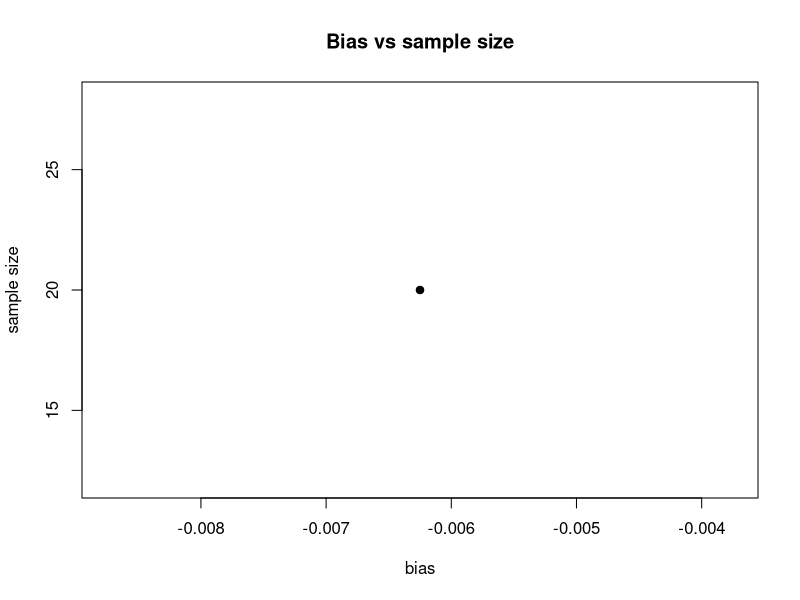
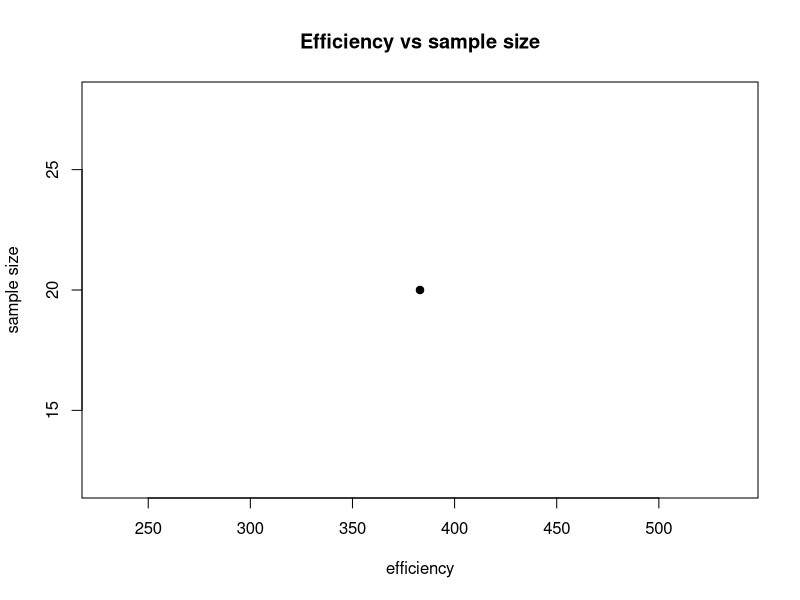
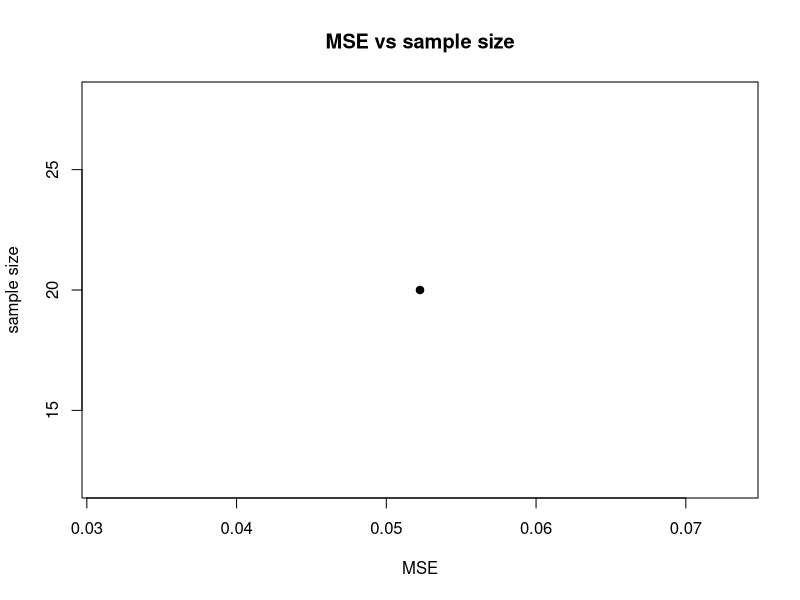
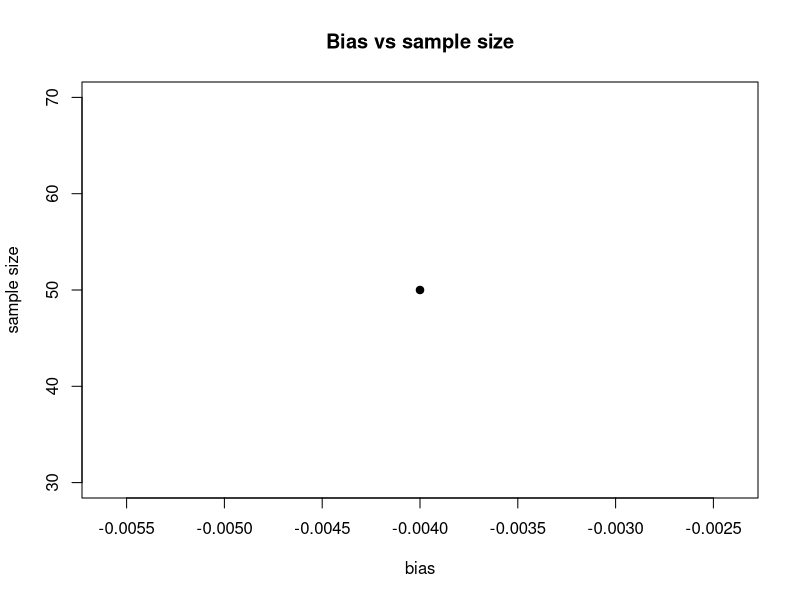
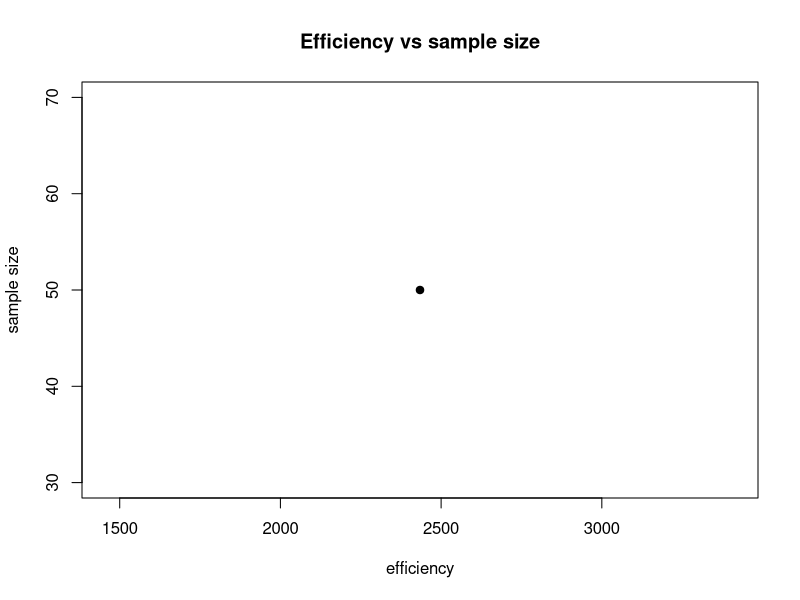
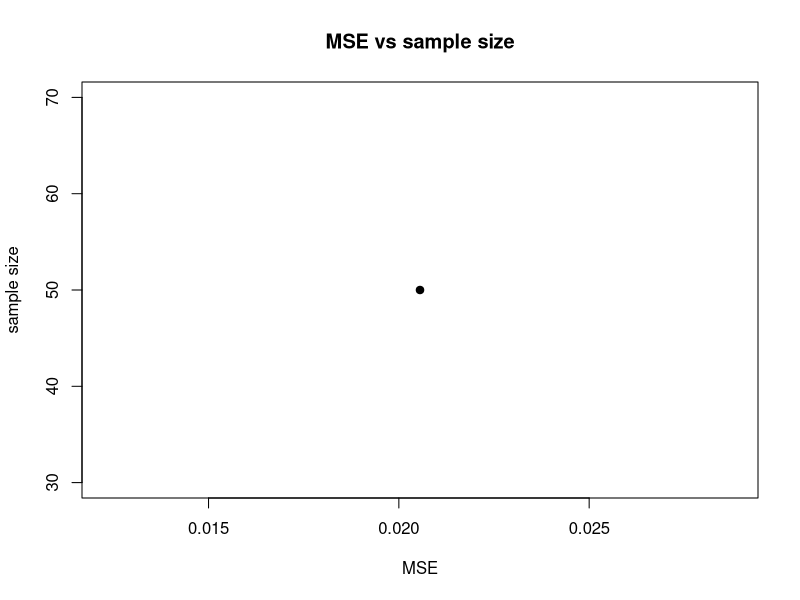
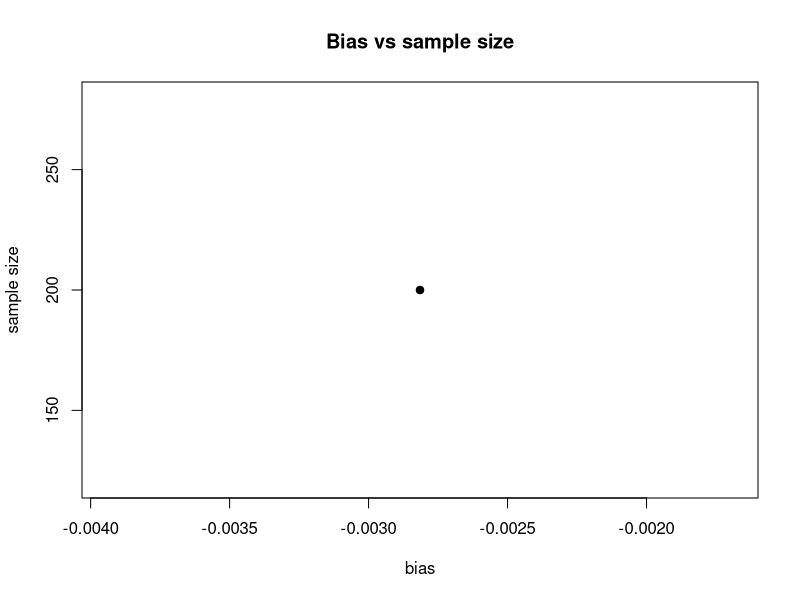
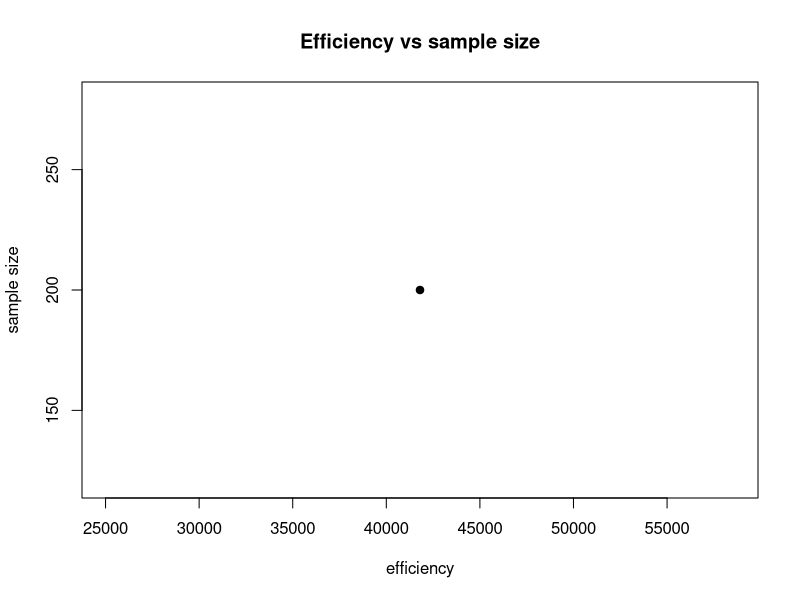

These figures' R source, in order: (Note: a time limit stopped this script after it produced the figures.)

#Q1 lines roughly 1-550
#Q2 lines roughly 550 - 793
#Q3 lines roughly 793 - 865
#Q4 lines roughly 865- 1023
#Q5 lines roughly 1023 - 



# Q1 (i)
#Creating function
meanpois <- function(n,lambda) { 
  
  sample_pois <- rpois(n,lambda)
  meanpois_sample <- mean(sample_pois)
  return(meanpois_sample)
}

#Q1(ii)
set.seed(16171659)
meanpois_10 <- meanpois(10,1)

#Q1(iii)
set.seed(16171659)
result = rep(NA,1000)

for(i in 1:1000) {
  result[i] = meanpois(10,1)
}

mean(result)
var(result)

# mean square error = var(thetha tilda) + [ bias(thetha tilda)]^2
# bias(thetha tilda) = E(thetha tilda) - thetha 
bias = mean(result) - 1
mse = var(result) + (bias)^2

#Q1 (iv)
# n = 20 

set.seed(16171659)
result = rep(NA,1000)

for(i in 1:1000) {
  result[i] = meanpois(20,1)
}

mean_20 = mean(result)
var_20 = var(result)

# mean square error = var(thetha tilda) + [ bias(thetha tilda)]^2
# bias(thetha tilda) = E(thetha tilda) - thetha 
bias_20 = mean_20 - 1
mse_20 = var_20 + (bias_20)^2

# graphing bias vs sample size
plot(bias_20,20, main="Bias vs sample size" , xlab="bias", ylab="sample size", pch=19)

#efficiency eff(lambda tilda) = crlb/ var(lambda tilda)
# crlb = n/lambda , n=20 , lambda = 1
eff_20 = 20 / var_20
# graphing efficiency vs sample size
plot(eff_20,20, main="Efficiency vs sample size" , xlab="efficiency", ylab="sample size", pch=19)

# graphing mean square error vs sample size
plot(mse_20,20, main="MSE vs sample size" , xlab="MSE", ylab="sample size", pch=19)




########## n = 50 

set.seed(16171659)
result = rep(NA,1000)

for(i in 1:1000) {
  result[i] = meanpois(50,1)
}

mean_50 = mean(result)
var_50 = var(result)

# mean square error = var(thetha tilda) + [ bias(thetha tilda)]^2
# bias(thetha tilda) = E(thetha tilda) - thetha 
bias_50 = mean_50 - 1
mse_50 = var_50 + (bias_50)^2

# graphing bias vs sample size
plot(bias_50,50, main="Bias vs sample size" , xlab="bias", ylab="sample size", pch=19)

#efficiency eff(lambda tilda) = crlb/ var(lambda tilda)
# crlb = n/lambda , n=50 , lambda = 1
eff_50 = 50 / var_50
# graphing efficiency vs sample size
plot(eff_50,50, main="Efficiency vs sample size" , xlab="efficiency", ylab="sample size", pch=19)

# graphing mean square error vs sample size
plot(mse_50,50, main="MSE vs sample size" , xlab="MSE", ylab="sample size", pch=19)


############# n = 200

set.seed(16171659)
result = rep(NA,1000)

for(i in 1:1000) {
  result[i] = meanpois(200,1)
}

mean_200 = mean(result)
var_200 = var(result)

# mean square error = var(thetha tilda) + [ bias(thetha tilda)]^2
# bias(thetha tilda) = E(thetha tilda) - thetha 
bias_200 = mean_200 - 1
mse_200 = var_200 + (bias_200)^2

# graphing bias vs sample size
plot(bias_200,200, main="Bias vs sample size" , xlab="bias", ylab="sample size", pch=19)

#efficiency eff(lambda tilda) = crlb/ var(lambda tilda)
# crlb = n/lambda , n=200 , lambda = 1
eff_200 = 200 / var_200
# graphing efficiency vs sample size
plot(eff_200,200, main="Efficiency vs sample size" , xlab="efficiency", ylab="sample size", pch=19)

# graphing mean square error vs sample size
plot(mse_200,200, main="MSE vs sample size" , xlab="MSE", ylab="sample size", pch=19)

################ n = 400

set.seed(16171659)
result = rep(NA,1000)

for(i in 1:1000) {
  result[i] = meanpois(400,1)
}

mean_400 = mean(result)
var_400 = var(result)

# mean square error = var(thetha tilda) + [ bias(thetha tilda)]^2
# bias(thetha tilda) = E(thetha tilda) - thetha 
bias_400 = mean_400 - 1
mse_400 = var_400 + (bias_400)^2

# graphing bias vs sample size
plot(bias_400,400, main="Bias vs sample size" , xlab="bias", ylab="sample size", pch=19)

#efficiency eff(lambda tilda) = crlb/ var(lambda tilda)
# crlb = n/lambda , n=400 , lambda = 1
eff_400 = 400 / var_400
# graphing efficiency vs sample size
plot(eff_400,400, main="Efficiency vs sample size" , xlab="efficiency", ylab="sample size", pch=19)

# graphing mean square error vs sample size
plot(mse_400,400, main="MSE vs sample size" , xlab="MSE", ylab="sample size", pch=19)

################# n = 1000

set.seed(16171659)
result = rep(NA,1000)

for(i in 1:1000) {
  result[i] = meanpois(1000,1)
}

mean_1000 = mean(result)
var_1000 = var(result)

# mean square error = var(thetha tilda) + [ bias(thetha tilda)]^2
# bias(thetha tilda) = E(thetha tilda) - thetha 
bias_1000 = mean_1000 - 1
mse_1000 = var_1000 + (bias_1000)^2

# graphing bias vs sample size
plot(bias_1000,1000, main="Bias vs sample size" , xlab="bias", ylab="sample size", pch=19)

#efficiency eff(lambda tilda) = crlb/ var(lambda tilda)
# crlb = n/lambda , n=1000 , lambda = 1
eff_1000 = 1000 / var_1000
# graphing efficiency vs sample size
plot(eff_1000,1000, main="Efficiency vs sample size" , xlab="efficiency", ylab="sample size", pch=19)

# graphing mean square error vs sample size
plot(mse_1000,1000, main="MSE vs sample size" , xlab="MSE", ylab="sample size", pch=19)

#Q1(iv)
#n =20 , lambda = .5

set.seed(16171659)
result = rep(NA,1000)

for(i in 1:1000) {
  result[i] = meanpois(20,.5)
}

mean_20_.5 = mean(result)
var_20_.5 = var(result)

# mean square error = var(thetha tilda) + [ bias(thetha tilda)]^2
# bias(thetha tilda) = E(thetha tilda) - thetha 
bias_20_.5 = mean_20_.5 - .5
mse_20_.5 = var_20_.5 + (bias_20_.5)^2

# graphing bias vs sample size
plot(bias_20_.5,20, main="Bias vs sample size" , xlab="bias", ylab="sample size", pch=19)

#efficiency eff(lambda tilda) = crlb/ var(lambda tilda)
# crlb = n/lambda , n=20 , lambda = .5
eff_20_.5 = 40 / var_20_.5
# graphing efficiency vs sample size
plot(eff_20_.5,20, main="Efficiency vs sample size" , xlab="efficiency", ylab="sample size", pch=19)

# graphing mean square error vs sample size
plot(mse_20_.5,20, main="MSE vs sample size" , xlab="MSE", ylab="sample size", pch=19)

######################### n = 50 

set.seed(16171659)
result = rep(NA,1000)

for(i in 1:1000) {
  result[i] = meanpois(50,.5)
}

mean_50_.5 = mean(result)
var_50_.5 = var(result)

# mean square error = var(thetha tilda) + [ bias(thetha tilda)]^2
# bias(thetha tilda) = E(thetha tilda) - thetha 
bias_50_.5 = mean_50_.5 - .5
mse_50_.5 = var_50_.5 + (bias_50_.5)^2

# graphing bias vs sample size
plot(bias_50_.5,50, main="Bias vs sample size" , xlab="bias", ylab="sample size", pch=19)

#efficiency eff(lambda tilda) = crlb/ var(lambda tilda)
# crlb = n/lambda , n=50 , lambda = .5
eff_50_.5 = 100 / var_50_.5
# graphing efficiency vs sample size
plot(eff_50_.5,50, main="Efficiency vs sample size" , xlab="efficiency", ylab="sample size", pch=19)

# graphing mean square error vs sample size
plot(mse_50_.5,50, main="MSE vs sample size" , xlab="MSE", ylab="sample size", pch=19)

##################### n = 200


set.seed(16171659)
result = rep(NA,1000)

for(i in 1:1000) {
  result[i] = meanpois(200,.5)
}

mean_200_.5 = mean(result)
var_200_.5 = var(result)

# mean square error = var(thetha tilda) + [ bias(thetha tilda)]^2
# bias(thetha tilda) = E(thetha tilda) - thetha 
bias_200_.5 = mean_200_.5 - .5
mse_200_.5 = var_200_.5 + (bias_200_.5)^2

# graphing bias vs sample size
plot(bias_200_.5,200, main="Bias vs sample size" , xlab="bias", ylab="sample size", pch=19)

#efficiency eff(lambda tilda) = crlb/ var(lambda tilda)
# crlb = n/lambda , n=200 , lambda = .5
eff_200_.5 = 400 / var_200_.5
# graphing efficiency vs sample size
plot(eff_200_.5,200, main="Efficiency vs sample size" , xlab="efficiency", ylab="sample size", pch=19)

# graphing mean square error vs sample size
plot(mse_200_.5,200, main="MSE vs sample size" , xlab="MSE", ylab="sample size", pch=19)

################ n = 400

set.seed(16171659)
result = rep(NA,1000)

for(i in 1:1000) {
  result[i] = meanpois(400,.5)
}

mean_400_.5 = mean(result)
var_400_.5 = var(result)

# mean square error = var(thetha tilda) + [ bias(thetha tilda)]^2
# bias(thetha tilda) = E(thetha tilda) - thetha 
bias_400_.5 = mean_400_.5 - .5
mse_400_.5 = var_400_.5 + (bias_400_.5)^2

# graphing bias vs sample size
plot(bias_400_.5,400, main="Bias vs sample size" , xlab="bias", ylab="sample size", pch=19)

#efficiency eff(lambda tilda) = crlb/ var(lambda tilda)
# crlb = n/lambda , n=400 , lambda = .5
eff_400_.5 = 800 / var_400_.5
# graphing efficiency vs sample size
plot(eff_400_.5,400, main="Efficiency vs sample size" , xlab="efficiency", ylab="sample size", pch=19)

# graphing mean square error vs sample size
plot(mse_400_.5,400, main="MSE vs sample size" , xlab="MSE", ylab="sample size", pch=19)

################# n = 1000

set.seed(16171659)
result = rep(NA,1000)

for(i in 1:1000) {
  result[i] = meanpois(1000,.5)
}

mean_1000_.5 = mean(result)
var_1000_.5 = var(result)

# mean square error = var(thetha tilda) + [ bias(thetha tilda)]^2
# bias(thetha tilda) = E(thetha tilda) - thetha 
bias_1000_.5 = mean_1000_.5 - .5
mse_1000_.5 = var_1000_.5 + (bias_1000_.5)^2

# graphing bias vs sample size
plot(bias_1000_.5,1000, main="Bias vs sample size" , xlab="bias", ylab="sample size", pch=19)

#efficiency eff(lambda tilda) = crlb/ var(lambda tilda)
# crlb = n/lambda , n=1000 , lambda = .5
eff_1000_.5 = 2000 / var_1000_.5
# graphing efficiency vs sample size
plot(eff_1000_.5,1000, main="Efficiency vs sample size" , xlab="efficiency", ylab="sample size", pch=19)

# graphing mean square error vs sample size
plot(mse_1000_.5,1000, main="MSE vs sample size" , xlab="MSE", ylab="sample size", pch=19)


#####################################
#n =20 , lambda = 4

set.seed(16171659)
result = rep(NA,1000)

for(i in 1:1000) {
  result[i] = meanpois(20,4)
}

mean_20_4 = mean(result)
var_20_4 = var(result)

# mean square error = var(thetha tilda) + [ bias(thetha tilda)]^2
# bias(thetha tilda) = E(thetha tilda) - thetha 
bias_20_4 = mean_20_4 - 4
mse_20_4 = var_20_4 + (bias_20_4)^2

# graphing bias vs sample size
plot(bias_20_4,20, main="Bias vs sample size" , xlab="bias", ylab="sample size", pch=19)

#efficiency eff(lambda tilda) = crlb/ var(lambda tilda)
# crlb = n/lambda , n=20 , lambda = 4
eff_20_4 = 5 / var_20_4
# graphing efficiency vs sample size
plot(eff_20_4,20, main="Efficiency vs sample size" , xlab="efficiency", ylab="sample size", pch=19)

# graphing mean square error vs sample size
plot(mse_20_4,20, main="MSE vs sample size" , xlab="MSE", ylab="sample size", pch=19)

############################## n = 50


set.seed(16171659)
result = rep(NA,1000)

for(i in 1:1000) {
  result[i] = meanpois(50,4)
}

mean_50_4 = mean(result)
var_50_4 = var(result)

# mean square error = var(thetha tilda) + [ bias(thetha tilda)]^2
# bias(thetha tilda) = E(thetha tilda) - thetha 
bias_50_4 = mean_50_4 - 4
mse_50_4 = var_50_4 + (bias_50_4)^2

# graphing bias vs sample size
plot(bias_50_4,50, main="Bias vs sample size" , xlab="bias", ylab="sample size", pch=19)

#efficiency eff(lambda tilda) = crlb/ var(lambda tilda)
# crlb = n/lambda , n=50 , lambda = 4
eff_50_4 = 50/4  / var_50_4
# graphing efficiency vs sample size
plot(eff_50_4,50, main="Efficiency vs sample size" , xlab="efficiency", ylab="sample size", pch=19)

# graphing mean square error vs sample size
plot(mse_50_4,50, main="MSE vs sample size" , xlab="MSE", ylab="sample size", pch=19)


############################## n = 200

set.seed(16171659)
result = rep(NA,1000)

for(i in 1:1000) {
  result[i] = meanpois(200,4)
}

mean_200_4 = mean(result)
var_200_4 = var(result)

# mean square error = var(thetha tilda) + [ bias(thetha tilda)]^2
# bias(thetha tilda) = E(thetha tilda) - thetha 
bias_200_4 = mean_200_4 - 4
mse_200_4 = var_200_4 + (bias_200_4)^2

# graphing bias vs sample size
plot(bias_200_4,200, main="Bias vs sample size" , xlab="bias", ylab="sample size", pch=19)

#efficiency eff(lambda tilda) = crlb/ var(lambda tilda)
# crlb = n/lambda , n=200 , lambda = 4
eff_200_4 = 50  / var_200_4
# graphing efficiency vs sample size
plot(eff_200_4,200, main="Efficiency vs sample size" , xlab="efficiency", ylab="sample size", pch=19)

# graphing mean square error vs sample size
plot(mse_200_4,200, main="MSE vs sample size" , xlab="MSE", ylab="sample size", pch=19)

######################## n = 400

set.seed(16171659)
result = rep(NA,1000)

for(i in 1:1000) {
  result[i] = meanpois(400,4)
}

mean_400_4 = mean(result)
var_400_4 = var(result)

# mean square error = var(thetha tilda) + [ bias(thetha tilda)]^2
# bias(thetha tilda) = E(thetha tilda) - thetha 
bias_400_4 = mean_400_4 - 4
mse_400_4 = var_400_4 + (bias_400_4)^2

# graphing bias vs sample size
plot(bias_400_4,400, main="Bias vs sample size" , xlab="bias", ylab="sample size", pch=19)

#efficiency eff(lambda tilda) = crlb/ var(lambda tilda)
# crlb = n/lambda , n=400 , lambda = 4
eff_400_4 = 100  / var_400_4
# graphing efficiency vs sample size
plot(eff_400_4,400, main="Efficiency vs sample size" , xlab="efficiency", ylab="sample size", pch=19)

# graphing mean square error vs sample size
plot(mse_400_4,400, main="MSE vs sample size" , xlab="MSE", ylab="sample size", pch=19)

################# n = 1000


set.seed(16171659)
result = rep(NA,1000)

for(i in 1:1000) {
  result[i] = meanpois(1000,4)
}

mean_1000_4 = mean(result)
var_1000_4 = var(result)

# mean square error = var(thetha tilda) + [ bias(thetha tilda)]^2
# bias(thetha tilda) = E(thetha tilda) - thetha 
bias_1000_4 = mean_1000_4 - 4
mse_1000_4 = var_1000_4 + (bias_1000_4)^2

# graphing bias vs sample size
plot(bias_1000_4,1000, main="Bias vs sample size" , xlab="bias", ylab="sample size", pch=19)

#efficiency eff(lambda tilda) = crlb/ var(lambda tilda)
# crlb = n/lambda , n=1000 , lambda = 4
eff_1000_4 = 250  / var_1000_4
# graphing efficiency vs sample size
plot(eff_1000_4,1000, main="Efficiency vs sample size" , xlab="efficiency", ylab="sample size", pch=19)

# graphing mean square error vs sample size
plot(mse_1000_4,1000, main="MSE vs sample size" , xlab="MSE", ylab="sample size", pch=19)



############### plotting all bias vs sample size togther
# plotting them all together for lambda = 1 
biasPlot <- c(bias_20,bias_50,bias_200,bias_400,bias_1000)
samplesize_plot <- c(20,50,200,400,1000)
plot(samplesize_plot, biasPlot, main ="Bias vs Sample size" , xlab = "sample size", ylab="bias",pch=19)

# plotting them all together for lambda = .5, outlier is explained by the n=50 cause where mean was = .5
bias_.5_Plot <- c(bias_20_.5,bias_50_.5,bias_200_.5,bias_400_.5,bias_1000_.5)
samplesize_plot <- c(20,50,200,400,1000)
plot(samplesize_plot,bias_.5_Plot, main ="Bias lambda=.5 vs Sample size" , xlab = "sample size", ylab="bias",pch=19)


# plotting them all together for lambda = 4
bias_4_Plot <- c(bias_20_4,bias_50_4,bias_200_4,bias_400_4,bias_1000_4)
samplesize_plot <- c(20,50,200,400,1000)
plot(samplesize_plot,bias_4_Plot, main ="Bias lambda=4 vs Sample size" , xlab = "sample size", ylab="bias",pch=19)

################# plotting all efficiency vs sample size together
# plotting them all together for lambda = 1 
effPlot <- c(eff_20,eff_50,eff_200,eff_400,eff_1000)
samplesize_plot <- c(20,50,200,400,1000)
plot(samplesize_plot, effPlot, main ="Effeciency vs Sample size" , xlab = "sample size", ylab="Effeciency",pch=19)

# plotting them all together for lambda = .5 
eff_.5_Plot <- c(eff_20_.5,eff_50_.5,eff_200_.5,eff_400_.5,eff_1000_.5)
samplesize_plot <- c(20,50,200,400,1000)
plot(samplesize_plot, eff_.5_Plot, main ="Effeciency lambda=.5 vs Sample size" , xlab = "sample size", ylab="Effeciency",pch=19)

# plotting them all together for lambda = 4 
eff_4_Plot <- c(eff_20_4,eff_50_4,eff_200_4,eff_400_4,eff_1000_4)
samplesize_plot <- c(20,50,200,400,1000)
plot(samplesize_plot, eff_4_Plot, main ="Effeciency lambda=4 vs Sample size" , xlab = "sample size", ylab="Effeciency",pch=19)


################################ plotting mse vs sample size 
# plotting them all together for lambda = 1 
msePlot <- c(mse_20,mse_50,mse_200,mse_400,mse_1000)
samplesize_plot <- c(20,50,200,400,1000)
plot(samplesize_plot, msePlot, main ="Mean square error vs Sample size" , xlab = "sample size", ylab="MSE",pch=19)


# plotting them all together for lambda = .5 
mse_.5_Plot <- c(mse_20_.5,mse_50_.5,mse_200_.5,mse_400_.5,mse_1000_.5)
samplesize_plot <- c(20,50,200,400,1000)
plot(samplesize_plot, mse_.5_Plot, main ="Mean square error lambda=.5 vs Sample size" , xlab = "sample size", ylab="MSE",pch=19)


# plotting them all together for lambda = .5 
mse_4_Plot <- c(mse_20_4,mse_50_4,mse_200_4,mse_400_4,mse_1000_4)
samplesize_plot <- c(20,50,200,400,1000)
plot(samplesize_plot, mse_4_Plot, main ="Mean square error lambda=4 vs Sample size" , xlab = "sample size", ylab="MSE",pch=19)












#Q2 
#Creating function
meannormal <- function(n,mean,sd) { 
  
  sample_normal <- rnorm(n,mean,sd)
  meannormal_sample <- mean(sample_normal)
  return(meannormal_sample)
}

set.seed(16171659)
result = rep(NA,1000)

for(i in 1:1000) {
  result[i] = meannormal(5,1,1)
}

mean(result)

#histogram of the 1000 mean results 
hist(result) 

#qq plot
qqnorm(result)
# red line is expected values if data is normally distributed
qqline(result, col='red')

########################## n = 20

set.seed(16171659)
result = rep(NA,1000)

for(i in 1:1000) {
  result[i] = meannormal(20,1,1)
}

mean(result)

#histogram of the 1000 mean results 
hist(result) # this looks normally distributed

#qq plot
qqnorm(result)
# red line is expected values if data is normally distributed
qqline(result, col='red')

######################## n = 50

set.seed(16171659)
result = rep(NA,1000)

for(i in 1:1000) {
  result[i] = meannormal(50,1,1)
}

mean(result)

#histogram of the 1000 mean results 
hist(result) # this looks normally distributed

#qq plot
qqnorm(result)
# red line is expected values if data is normally distributed
qqline(result, col='red')


# Q2 (ii)

#Creating function
meanexp <- function(n,lambda) { 
  
  sample_exp <- rexp(n,lambda)
  meanexp_sample <- mean(sample_exp)
  return(meanexp_sample)
}

set.seed(16171659)
result = rep(NA,1000)

for(i in 1:1000) {
  result[i] = meanexp(5,1)
}
mean(result)

#histogram of the 1000 mean results 
hist(result)

#qq plot
qqnorm(result)
# red line is expected values if data is normally distributed
qqline(result, col='red')

########################## n = 20

set.seed(16171659)
result = rep(NA,1000)

for(i in 1:1000) {
  result[i] = meanexp(20,1)
}
mean(result)

#histogram of the 1000 mean results 
hist(result)

#qq plot
qqnorm(result)
# red line is expected values if data is normally distributed
qqline(result, col='red')

##################### n = 50

set.seed(16171659)
result = rep(NA,1000)

for(i in 1:1000) {
  result[i] = meanexp(50,1)
}
mean(result)

#histogram of the 1000 mean results 
hist(result)

#qq plot
qqnorm(result)
# red line is expected values if data is normally distributed
qqline(result, col='red')


############################

#Creating function
meanber <- function(n,size,p) { 
  
  sample_ber <- rbinom(n,size,p)
  meanber_sample <- mean(sample_ber)
  return(meanber_sample)
}

set.seed(16171659)
result = rep(NA,1000)

for(i in 1:1000) {
  result[i] = meanber(5,1,.5)
}
mean(result)

#histogram of the 1000 mean results 
hist(result)

#qq plot
qqnorm(result)


########################## n = 20


set.seed(16171659)
result = rep(NA,1000)

for(i in 1:1000) {
  result[i] = meanber(20,1,.5)
}
mean(result)

#histogram of the 1000 mean results 
hist(result)

#qq plot
qqnorm(result)


################### n = 50


set.seed(16171659)
result = rep(NA,1000)

for(i in 1:1000) {
  result[i] = meanber(50,1,.5)
}
mean(result)

#histogram of the 1000 mean results 
hist(result)

#qq plot
qqnorm(result)


##################### n = 5 p = .05


set.seed(16171659)
result = rep(NA,1000)

for(i in 1:1000) {
  result[i] = meanber(5,1,.05)
}
mean(result)

#histogram of the 1000 mean results 
hist(result)

#qq plot
qqnorm(result)

####################### n= 20 p=.05


set.seed(16171659)
result = rep(NA,1000)

for(i in 1:1000) {
  result[i] = meanber(20,1,.05)
}
mean(result)

#histogram of the 1000 mean results 
hist(result)

#qq plot
qqnorm(result)


######################## n= 50 p=.05


set.seed(16171659)
result = rep(NA,1000)

for(i in 1:1000) {
  result[i] = meanber(50,1,.05)
}
mean(result)

#histogram of the 1000 mean results 
hist(result)

#qq plot
qqnorm(result)



################################ Q3
#(i)
  set.seed(16171659)
  sample_gamma <- rgamma(100,3,1)
  #(ii)
  # mle = n * alpha / sum of xi
  # mle = alpha / xbar
  
  #(iii)
  #################################################################
  # likelihood function of gamma
   
  like <- function(alpha, x) {
   a = alpha
   n=length(x)
  lambda = (n * a)/sum(x)
  
    
    like = n*a*log(lambda) + (a-1)* sum(log(x)) - lambda*sum(x) - n*log(gamma(a))
    like
  }
  
  alpha = seq(from=0.5, to = 10, by = .2)
  plot(alpha,like(alpha,sample_gamma))

  
   # by eye id say ahat ~ 3.5 and lambdahat ~ 1.2
##################################################################
  
#Q3(iv)
  # gamma minus log likelihood

set.seed(16171659) ; alpha = 3 ; lambda = 1

sample_gamma <- rgamma(100,shape = alpha ,scale = lambda )
  
  gll <- function(thetha,datta)
  {
    a <- thetha[1] ; b<- thetha[2]
    n = length(datta)

    sumg = sum(datta)
    sumlogg <- sum(log(datta))
    
    gll <- n*a*log(b) + n *lgamma(a) + sumg/b - (a-1)*sumlogg
    gll
    
  }
  
  momalpha <- mean(sample_gamma)^2 / var(sample_gamma) 
  momlambda <- var(sample_gamma)/ mean(sample_gamma)
  
  gammasearch = nlm(gll,c(momalpha,momlambda), hessian =T, datta = sample_gamma)
  
  V_hat = solve(gammasearch$hessian)

  SEalphahat <- sqrt(V_hat[1,1])  
  SElambdahat <- sqrt(V_hat[2,2])
  
  alphahat = gammasearch$estimate[1]
  lambdahat = gammasearch$estimate[2]
  
  Lalpha = alphahat - 1.96* SEalphahat
  Ualpha = alphahat + 1.96* SEalphahat
  
  Llambda = lambdahat - 1.96*SElambdahat
  Ulambda = lambdahat + 1.96*SElambdahat
  cat("\nEstimated alpha = " , round(alphahat,3) , " 95 % CI is ", round(Lalpha,3), " to " , round(Ualpha,3), "\n\n")
  
  cat("\nEstimated lambda = " , round(lambdahat,3) , " 95 % CI is ", round(Llambda,3), " to " , round(Ulambda,3), "\n\n")
  
  
  ############################################################
  #Q4
  #(i)
  
  normal_95CI <- function (n,u,s)
  {
    #n is sample size
    #u is sample mean 
    #s is sample standard deviation
    sample <- rnorm(n,u,s)
    
    x_bar = mean(sample)
    s_d = sd(sample)
  
    error <- qnorm(.975) * s_d/sqrt(n)
    
    Z_Lbound = x_bar - error
    Z_Ubound = x_bar + error
    
    
    cat(" 95 % CI is ", round(Z_Lbound,3), " to " , round(Z_Ubound,3), "\n\n")
  }
  
  #(ii)
  
  t_95CI <- function(n,u,s)
  {
    #n is sample size
    #u is sample mean 
    #s is sample standard deviation
    sample <- rnorm(n,u,s)
    
    x_bar = mean(sample)
    s_d = sd(sample)
    
    error <- qt(.975, df = n-1) * s_d/sqrt(n)
    
    T_Lbound <- x_bar - error
    T_Ubound <- x_bar + error
    
    cat(" 95 % CI is ", round(T_Lbound,3), " to " , round(T_Ubound,3), "\n\n")
    
    
  }
  
  #(iii) Use t distribution if sample size is smaller than 30 ( n < 30 ). The t-distribution incorporates the fact that for smaller sample sizes the distribution will be more spread out, using degrees of freedom.
  # Thats why it is better to use t-distribution for samples of size less than 30, rather than z.
  
  #(iv)
  
  set.seed(16171659)
  
  count_z_10 = 0 #count the number of times true mean is containing with z CI
  
  #we know true mean is 1,since we set it, so for it to be contained in interval, our lower bound must be less than one and upper greater than 1
  
  # n=10 u = 1 s = 1, using z 
  
  for(i in 1:1000 )
  {
     # intervals attained in (i) by
    x <- rnorm(10,1,1)
    x_bar = mean(x)
    s_d = sd(x)
    error <- qnorm(.975) * s_d/sqrt(10)
    
    l = x_bar - error
    ub = x_bar + error
    
    if( l<= 1 &&  ub >= 1 ) count_z_10 = count_z_10+1
    else count_Z_10 = count_z_10
    
    
  }
   count_z_10
  
   ##################################################################
   

   
   # n=10 , u = 1, s = 1  using t 
   
   count_t_10 = 0
   
  for(j in 1:1000)
  {
    # intervals attained in (ii) by
    sample <- rnorm(10,1,1)
    
    x_bar = mean(sample)
    s_d = sd(sample)
    
    error <- qt(.975, df = 10-1) * s_d/sqrt(10)
    
    T_Lb <- x_bar - error
    T_Ub <- x_bar + error
    
    if( T_Lb <= 1 &&  T_Ub >= 1 ) count_t_10 = count_t_10+1
    else count_t_10 = count_t_10  
  
  }
  count_t_10
  
  
  
  ####################################################################
  #Q4(v)
  
  # n=500 u = 1 s = 1, using z 
  count_z_500 = 0
  
  for(k in 1:1000 )
  {
    # intervals attained in (i) by
    x <- rnorm(500,1,1)
    x_bar = mean(x)
    s_d = sd(x)
    error <- qnorm(.975) * s_d/sqrt(500)
    
    l = x_bar - error
    ub = x_bar + error
    
    if( l <= 1 &&  ub >= 1 ) count_z_500 = count_z_500+1
    else count_Z_500 = count_z_500
  
  }
  count_z_500
  
  ##################################################################
  
  
  
  # n=500 , u = 1, s = 1  using t 
  
  count_t_500 = 0
  
  for(m in 1:1000)
  {
    # intervals attained in (ii) by
    sample <- rnorm(500,1,1)
    
    x_bar = mean(sample)
    s_d = sd(sample)
    
    error <- qt(.975, df = 500-1) * s_d/sqrt(500)
    
    T_Lb <- x_bar - error
    T_Ub <- x_bar + error
    
    if( T_Lb <= 1 &&  T_Ub >= 1 ) count_t_500 = count_t_500+1
    else count_t_500 = count_t_500  
    
  }
  count_t_500
  
  
  #############################################################################
  #Q5
  #(i)
  
  #Bootstraping - is a method that generates multiple samples of size n  by sampling a sample with replacement.
  #This technique allows estimation of the sampling distribution of almost any statistic using random sampling methods
  # example, say sample is 1,2,3,4,5 , then possible bootstrap samples are:
  # 1,2,3,4,4
  # 2,3,4,5,2
  # 3,3,3,3,3
  # 4,4,2,2,1,
  
  
  
  ################################################
  
  #(ii)
  set.seed(16171659)

   # sample of 100 random exp distribution
    sample_exp = rexp(100,1)
  
  #obtaining 1000 bootstrap values
  resamples <- lapply(1:1000, function(i) sample(sample_exp,length(sample_exp),replace = TRUE)) 

  r.median <- sapply(resamples, median, na.rm = TRUE)  
   quantile(r.median, c(.025,.975))

  ####################  
  
  # (iii)
  
   
  set.seed(16171659)
  
# true median for exp distribution is, median = lambda * ln2 
  
  true_median = 1 * log(2)
  count_exp= 0
  
  
  for(n in 1:1000)
  {
    
    # sample of 100 random exp distribution
    sample_exp = rexp(100,1)
    
    #obtaining 1000 bootstrap values
    resamples <- lapply(1:1000, function(i) sample(sample_exp,length(sample_exp),replace = TRUE)) 
    
    r.median <- sapply(resamples, median, na.rm = TRUE)  
    
    
    E_Lb = quantile(r.median,.025)
    E_Ub = quantile(r.median,.975)
    
    if( E_Lb <= true_median  &&  E_Ub >= true_median ) count_exp = count_exp+1
    else count_exp = count_exp
    
  }
  
  count_exp

  ##########################################################################
  
  #Q5(iv)
# Asymptotic distribution of the mle (wald).
# I(lambda) = 1/ lambda^-2
# So CI is :
# lambda +- 1.96 sqrt(lambda^2 /n)  
# Using mle for lambda in above 
# xbar +- 1.96 sqrt(xbar^2 /n)  
  
  
  set.seed(16171659)
  
  # true lambda is 1 
  true_lambda = 1
  true_median = 1 * log(2)
  
  count_med =0
  count_lambda= 0
  
  
  for(n in 1:1000)
  {
    
    # sample of 100 random exp distribution
    sample_exp = rexp(100,1)
    
    #obtaining 1000 bootstrap values
    resamples <- lapply(1:1000, function(i) sample(sample_exp,length(sample_exp),replace = TRUE)) 
    
    r.mean <- sapply(resamples, mean, na.rm = TRUE)  
    
    mle <- mean(r.mean)

    lambda_Lb= mle - 1.96 * sqrt(mle^2 / 100)
    lambda_Ub= mle + 1.96 * sqrt(mle^2 / 100)
    
  
    if( lambda_Lb <= true_lambda  &&  lambda_Ub >= true_lambda )
      count_lambda = count_lambda+1
    else 
      count_lambda = count_lambda
    
    # now using for median 
    #median = ln(2) / lambda 
    median_exp = log(2)/ (mle) 
    
    # now use median_exp instead of mle in CI formula

  med_Lb = median_exp - 1.96 * sqrt(median_exp^2 / 100)
  med_Ub =  median_exp + 1.96 * sqrt(median_exp^2 / 100)
    
    
  if( med_Lb <= true_median  &&  med_Ub >= true_median )
      count_med = count_med+1
  else 
      count_med = count_med
    
  }
  
  count_lambda
  count_med
  

  ##################################################
  
  #(iii) n =10
  

  set.seed(16171659)
  
  # true median for exp distribution is, median = lambda * ln2 
  
  true_median = 1 * log(2)
  count_exp_10 = 0
  
  
  
  for(n in 1:1000)
  {
    
    # sample of 100 random exp distribution
    sample_exp = rexp(10,1)
    
    #obtaining 1000 bootstrap values
    resamples <- lapply(1:1000, function(i) sample(sample_exp,length(sample_exp),replace = TRUE)) 
    
    r.median <- sapply(resamples, median, na.rm = TRUE)  
    
    
    E_Lb = quantile(r.median,.025)
    E_Ub = quantile(r.median,.975)
    
    if( E_Lb <= true_median  &&  E_Ub >= true_median ) count_exp_10 = count_exp_10+1
    else count_exp_10 = count_exp_10
    
  }
  
  count_exp_10
  
  ##################################
  
  #(iii) n = 50
  
  
  
  set.seed(16171659)
  
  # true median for exp distribution is, median = lambda * ln2 
  
  true_median = 1 * log(2)
  count_exp_50 = 0
  
  
  
  for(n in 1:1000)
  {
    
    # sample of 100 random exp distribution
    sample_exp = rexp(50,1)
    
    #obtaining 1000 bootstrap values
    resamples <- lapply(1:1000, function(i) sample(sample_exp,length(sample_exp),replace = TRUE)) 
    
    r.median <- sapply(resamples, median, na.rm = TRUE)  
    
    
    E_Lb = quantile(r.median,.025)
    E_Ub = quantile(r.median,.975)
    
    if( E_Lb <= true_median  &&  E_Ub >= true_median ) count_exp_50 = count_exp_50+1
    else count_exp_50 = count_exp_50
    
  }
  
  count_exp_50
  
  ########################################
  
  #(iv) n = 10
  
  
  set.seed(16171659)
  
  # true lambda is 1 
  true_lambda = 1
  true_median = 1 * log(2)
  
  count_med_10 =0
  count_lambda_10 = 0
  
  
  for(n in 1:1000)
  {
    
    # sample of 100 random exp distribution
    sample_exp = rexp(10,1)
    
    #obtaining 1000 bootstrap values
    resamples <- lapply(1:1000, function(i) sample(sample_exp,length(sample_exp),replace = TRUE)) 
    
    r.mean <- sapply(resamples, mean, na.rm = TRUE)  
    
    mle <- mean(r.mean)
    
    lambda_Lb= mle - 1.96 * sqrt(mle^2 / 10)
    lambda_Ub= mle + 1.96 * sqrt(mle^2 / 10)
    
    
    if( lambda_Lb <= true_lambda  &&  lambda_Ub >= true_lambda )
      count_lambda_10 = count_lambda_10 +1
    else 
      count_lambda_10 = count_lambda_10
    
    # now using for median 
    #median = ln(2) / lambda 
    median_exp = log(2)/ (mle) 
    
    med_Lb = median_exp - 1.96 * sqrt(median_exp^2 / 10)
    med_Ub =  median_exp + 1.96 * sqrt(median_exp^2 / 10)
    
    
    if( med_Lb <= true_median  &&  med_Ub >= true_median )
      count_med_10 = count_med_10 +1
    else 
      count_med_10 = count_med_10
    
  }
  
  count_lambda_10
  count_med_10
  
  #####################################
  
  #(iv) n = 50 
  
  
  set.seed(16171659)
  
  # true lambda is 1 
  true_lambda = 1
  true_median = 1 * log(2)
  
  count_med_50 =0
  count_lambda_50 = 0
  
  
  for(n in 1:1000)
  {
    
    # sample of 100 random exp distribution
    sample_exp = rexp(50,1)
    
    #obtaining 1000 bootstrap values
    resamples <- lapply(1:1000, function(i) sample(sample_exp,length(sample_exp),replace = TRUE)) 
    
    r.mean <- sapply(resamples, mean, na.rm = TRUE)  
    
    mle <- mean(r.mean)
    
    lambda_Lb= mle - 1.96 * sqrt(mle^2 / 50)
    lambda_Ub= mle + 1.96 * sqrt(mle^2 / 50)
    
    
    if( lambda_Lb <= true_lambda  &&  lambda_Ub >= true_lambda )
      count_lambda_50 = count_lambda_50 +1
    else 
      count_lambda_50 = count_lambda_50
    
    # now using for median 
    #median = ln(2) / lambda 
    median_exp = log(2)/ (mle) 
    
    med_Lb = median_exp - 1.96 * sqrt(median_exp^2 / 50)
    med_Ub =  median_exp + 1.96 * sqrt(median_exp^2 / 50)
    
    
    if( med_Lb <= true_median  &&  med_Ub >= true_median )
      count_med_50 = count_med_50+1
    else 
      count_med_50 = count_med_50
    
  }
  
  count_lambda_50
  count_med_50
  
  ################################################################
  
